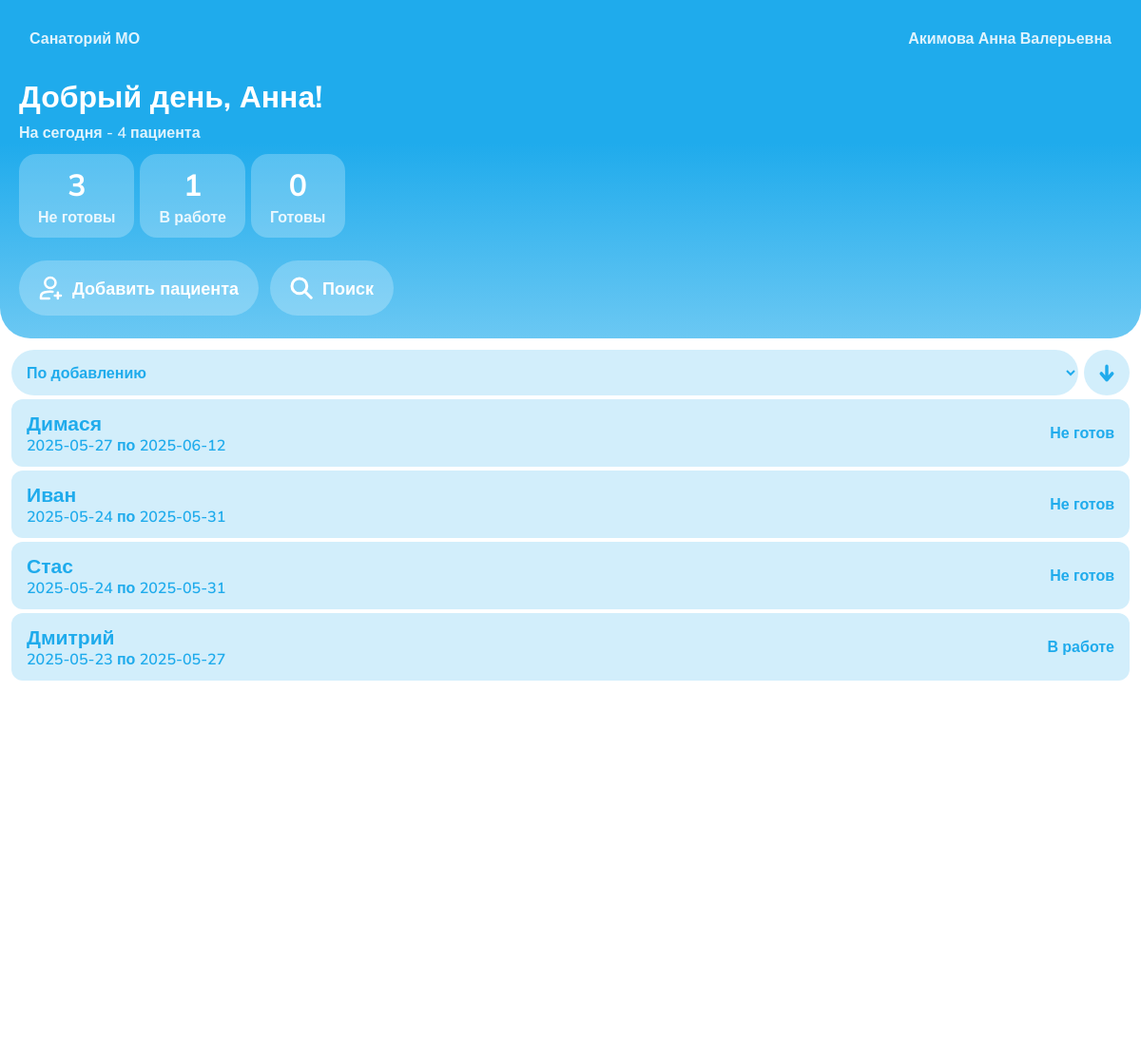
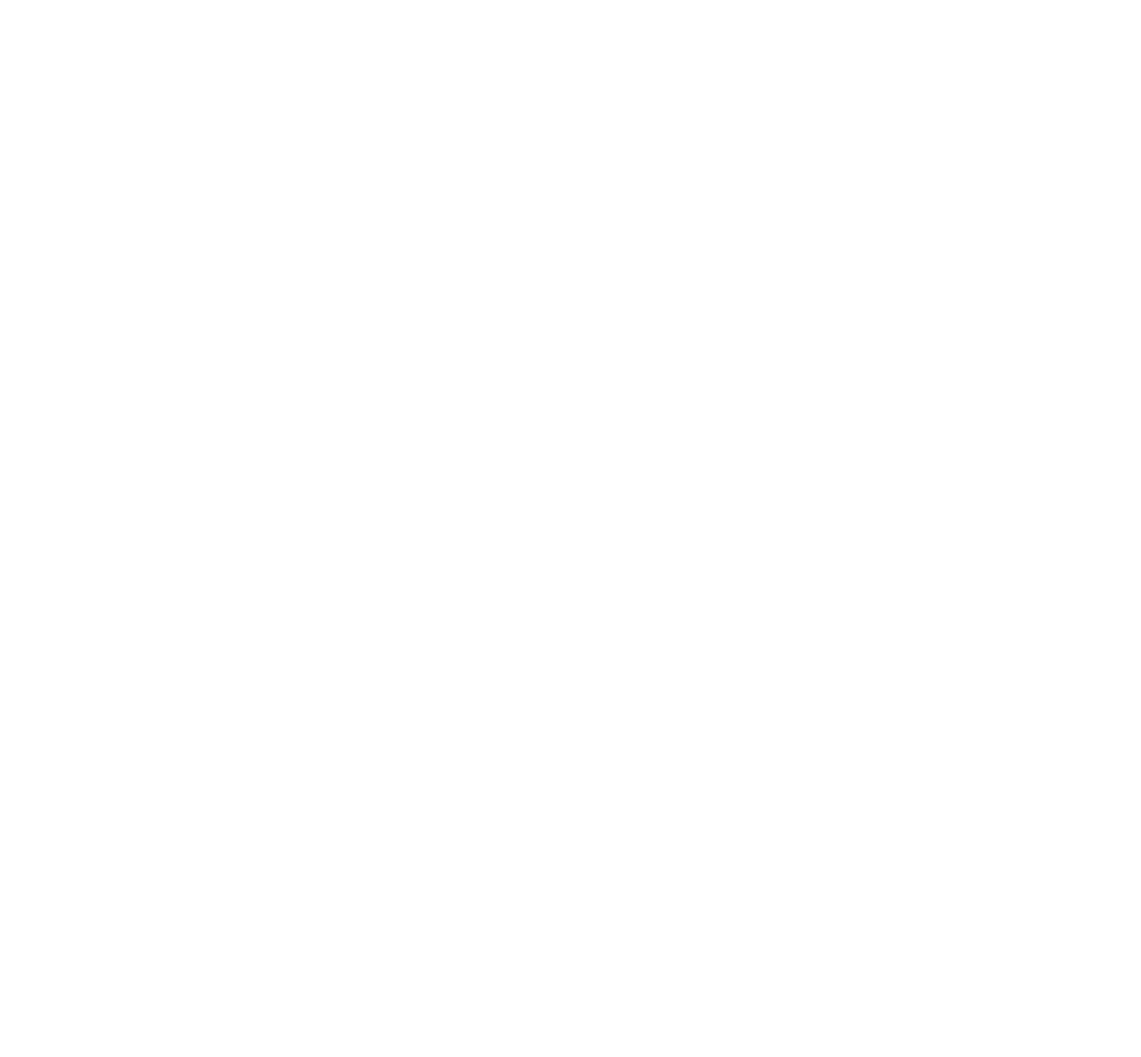
The page / (signed in) on the database its author committed (2 pictures, top to bottom).
### models.py (models this page shows, shortened)
class Person(db.Model):
    __tablename__ = 'persons'
    id = db.Column(db.Integer, primary_key=True)
    name = db.Column(db.String(24))
    status = db.Column(SQLEnum(StatusEnum), default=StatusEnum.NOT_READY)
    arrival = db.Column(db.Date)
    departure = db.Column(db.Date)
    created_at = db.Column(db.Date)
    def status_display(self):
        display_map = {
            "not_ready": "Не готов",
            "in_work": "В работе",
            "ready": "Готов"
        }
        return display_map.get(self.status, self.status)
    def days_left(self):
        if self.departure and self.departure >= date.today():
            return (self.departure - date.today()).days
        return "0"

### app.py (the view)
@app.route('/', methods=['POST', 'GET'])
def index():
    if 'token' not in session:
        return redirect(furl_for('login'))
    sort = request.args.get("sort", "created_desc")
    sort_full = request.args.get("sort", "created_desc")
    sort, order = sort_full.split("_") if "_" in sort_full else (sort_full, "desc")
    sort_parts = sort.rsplit('_', 1)
    current_sort = sort_parts[0]
    current_order = sort_parts[1] if len(sort_parts) > 1 else 'desc'
    query = Person.query
    if sort == "created":
        query = query.order_by(Person.created_at.asc() if order == "asc" else Person.created_at.desc())
    elif sort == "status":
        query = query.order_by(Person.status.asc() if order == "asc" else Person.status.desc())
    elif sort == "name":
        query = query.order_by(Person.name.asc() if order == "asc" else Person.name.desc())
    persons = query.all()
    stats = db.person_get_stats()
    today = date.today()
    today_add_7 = today + timedelta(days=7)
    return render_template(
        'index.html',
        persons=persons,
        stats=stats,
        current_sort=current_sort,
        current_order=current_order,
        today=today,
        today_add_7=today_add_7
    )

### mydb.py (called while the page is built)
def person_get_stats():
    stats = (
        db.session.query(Person.status, func.count(Person.id))
        .group_by(Person.status)
        .all()
    )
    return {status: count for status, count in stats}

### templates/index.html (shortened to what this page needs)
{% extends 'base.html' %}
{% block content %}
<header>
    <div class="top flex-between">
        <button class="no-fill">
            <p>Санаторий МО</p>
        </button>
        <button class="no-fill">
            <p>Акимова Анна Валерьевна</p>
        </button>
    </div>
    <div class="middle flex-between">
        <div class="right-side flex-cl gap-8">
            <h1>Добрый день, Анна!</h1>
            <p>На сегодня - 4 пациента</p>
        </div>
        <div class="left-side flex gap-6">
            <button class="fill upside">
                <h1>{{ stats.not_ready | default(0) }}</h1>
                <p>Не готовы</p>
            </button>
            <button class="fill upside">
                <h1>{{ stats.in_work | default(0) }}</h1>
                <p>В работе</p>
            </button>
            <button class="fill upside">
                <h1>{{ stats.ready | default(0) }}</h1>
                <p>Готовы</p>
            </button>
        </div>
    </div>
    <div class="btn-wrapper flex gap-6">
        <button id="open-add-popup" class="fill remove-text">
            <img src="{{ url_for('static', filename='icons/patient-add.svg') }}">
            Добавить пациента
        </button>
        <button class="fill remove-text">
            <img src="{{ url_for('static', filename='icons/search.svg') }}">
            Поиск
        </button>
    </div>
</header>
<div class="person-wrapper">
    <div class="sort-wrapper">
        <select id="sort-select">
            <option value="created" {% if current_sort == 'created' %}selected{% endif %}>По добавлению</option>
        </select>
        <button id="toggle-order" class="sort-order-btn {% if current_order == 'asc' %}inverted{% endif %}">
            <img src="{{ url_for('static', filename='icons/arrow-down.svg') }}">
        </button>
    </div>
    {% for p in persons %}
    <a class="link-row" data-href="/person/{{ p.id }}" data-status="{{ p.status_display() }}">
        <div class="flex-cl main">
            <h3>{{ p.name }}</h3>
            <p>{{ p.arrival }} по {{ p.departure }}</p>
        </div>
        <p>{{ p.status_display() }}</p>
    </a>
    {% endfor %}
</div>
{% endblock content %}

### templates/base.html (shortened to what this page needs)
<!DOCTYPE html>
<html lang="en">
<head>
    <link rel="stylesheet" href="{{ url_for ('static', filename='style.css') }}">
    <link rel="stylesheet" href="https://unpkg.com/nprogress/nprogress.css" />
</head>
<body>
    <div class="wrapper">
        {% block content %}{% endblock content %}
        {% set messages = get_flashed_messages() %}
    </div>
</body>
</html>

### static/style.css (style rules this page uses)
:root { --accent-color: #1FABEC; --accent-secondary-color: rgba(31, 171, 235, 0.20); --button-color: rgba(255, 255, 255, 0.24); --primary-color: #FFFFFF; --primary-color-86: rgba(255, 255, 255, 0.86); --base-padding: 240px; }
* { box-sizing: border-box; user-select: none; -webkit-user-drag: none; -moz-user-select: none; -webkit-tap-highlight-color: transparent; -webkit-touch-callout: none; touch-action: manipulation; overscroll-behavior: none; }
html, body, div, span, p, h1, h2, h3, h4, h5, h6, a, button { user-select: none !important; -webkit-user-select: none !important; -webkit-touch-callout: none !important; }
html, body { margin: 0; padding: 0; max-width: 100vw; height: 100vh; overflow: hidden; background-color: #1FABEC; }
body { color: var(--accent-color); }
.flex { display: flex; }
.flex-cl { display: flex; flex-direction: column; }
.flex-between { display: flex; justify-content: space-between; }
.gap-8 { gap: 8px; }
.gap-6 { gap: 6px; }
* { font-family: "Mulish", sans-serif; }
h1, h2, h3, h4, h5, p { margin: 0; }
h1 { font-size: 76px; font-weight: 700; }
p { font-size: 16px; font-weight: 600; line-height: 130%; color: var(--primary-color-86); }
button, a { display: flex; gap: 10px; width: fit-content; color: var(--primary-color); background-color: var(--button-color); border: none; border-radius: 32px; font-size: 18px; font-weight: 800; text-decoration: none; white-space: nowrap; user-select: none; -webkit-user-drag: none; -moz-user-select: none; cursor: pointer; transition: background-color 0.3s ease-in-out, transform 0.3s; }
button.fill, a { padding: 16px 21px; align-items: center; }
button.no-fill { background-color: transparent; padding: 6px 11px; }
button.upside { flex-direction: column; gap: 4px; padding: 12px 20px; height: fit-content; border-radius: 18px; }
.wrapper { overflow-x: hidden; overflow-y: auto; -webkit-overflow-scrolling: touch; width: 100vw; height: 100vh; min-height: 100%; }
header::before { content: ""; position: absolute; top: 0; left: 0; width: 100%; height: 100%; background: linear-gradient(180deg, #1FABEC 42.25%, #6BC8F3 100%); z-index: 2; border-radius: 0px 0px 32px 32px; transition: border-radius 0.4s ease; }
.middle { transition: opacity 0.4s ease, max-height 0.4s ease-in-out; max-height: 1000px; height: fit-content; opacity: 1; }
@media (max-width: 1280px) { :root { --base-padding: 20px; } }
@media (max-width: 1280px) { h1 { font-size: 32px; } }
@media (max-width: 1280px) { header { padding-bottom: 24px; padding-top: 24px; gap: 24px; } }
@media (max-width: 1280px) { header .middle { flex-direction: column; gap: 12px; } }
header .btn-wrapper button { max-width: 350px; transition: max-width 0.3s ease, color 0.3s ease, padding 0.3s ease, transform 0.2s, background 0.2s, visibility 0.3s ease; }

### rows shown on the page
Person: name "Димася", arrival "2025-05-27", departure "2025-06-12", status_display "Не готов"
Person: name "Иван", arrival "2025-05-24", departure "2025-05-31", status_display "Не готов"
Person: name "Стас", arrival "2025-05-24", departure "2025-05-31", status_display "Не готов"
Person: name "Дмитрий", arrival "2025-05-23", departure "2025-05-27", status_display "В работе"

### other values the page prints
{{ stats.not_ready | default(0) }} "3"
{{ stats.in_work | default(0) }} "1"
{{ stats.ready | default(0) }} "0"
